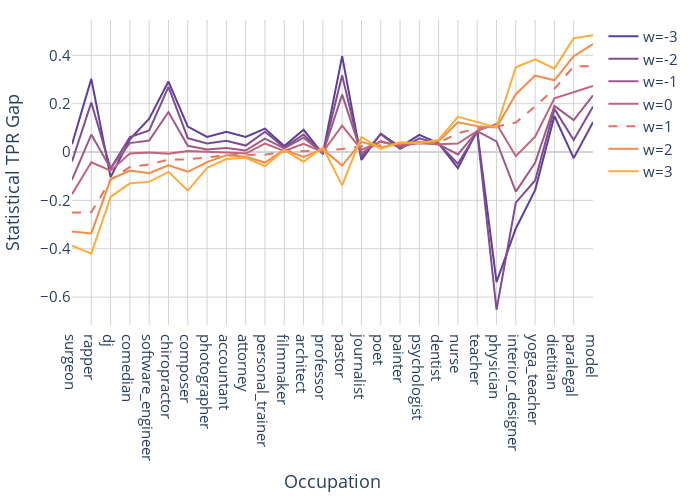

Notebook code cell kept with this figure:
### Code cell
all_sp_result = get_reweighted_statistical_TPR_gap(X_test, gender="both", w_min=-3, w_max=3, interval=1)
all_sp_result = all_sp_result.sort_values("statistical_parity w=1")
fig = go.Figure()

occupation_list = all_sp_result["occupation"].tolist()

mid = int(len(colorscale)/2)
for w in range(-3, 4):
    sp = all_sp_result[f"statistical_parity w={w}"].tolist()
    if w == 1:
        fig.add_trace(go.Scatter(x=occupation_list, y=sp, mode='lines', name=f'w={w}', line=dict(color=colorscale[mid+w], dash="dash")))
    else:
        fig.add_trace(go.Scatter(x=occupation_list, y=sp, mode='lines', name=f'w={w}', line=dict(color=colorscale[mid+w])))

fig.update_layout(
    autosize=False,
    width=695,
    height=500,
    plot_bgcolor='white',
    font=dict(size=15),
    xaxis_title="Occupation",
    yaxis_title="Statistical TPR Gap",
    margin=dict(l=15, r=15, t=20, b=20),
)
fig.update_xaxes(
    mirror=True,
    showgrid=True,
    zeroline = True,
    zerolinecolor='lightgrey',
    gridcolor='lightgrey'
)
fig.update_yaxes(
    mirror=True,
    showgrid=True,
    zeroline = True,
    zerolinecolor='lightgrey',
    gridcolor='lightgrey',
)

fig.show()

### Figure 1 — Plotly figure (JSON) as saved in the notebook; plotly's stock layout.template omitted (floating-point values rounded to 4 significant figures)
{"data": [{"line": {"color": "rgb(93, 62, 153)"}, "mode": "lines", "name": "w=-3", "type": "scatter", "x": ["surgeon", "rapper", "dj", "comedian", "software_engineer", "chiropractor", "composer", "photographer", "accountant", "attorney", "personal_trainer", "filmmaker", "architect", "professor", "pastor", "journalist", "poet", "painter", "psychologist", "dentist", "nurse", "teacher", "physician", "interior_designer", "yoga_teacher", "dietitian", "paralegal", "model"], "y": [0.03181, 0.3025, -0.1039, 0.05233, 0.1382, 0.2916, 0.1053, 0.06246, 0.08383, 0.06209, 0.09681, 0.02465, 0.09203, -0.00824, 0.3965, -0.03282, 0.07639, 0.02098, 0.0707, 0.03589, -0.06678, 0.08847, -0.5384, -0.3162, -0.1576, 0.149, -0.02536, 0.1237]}, {"line": {"color": "rgb(126, 77, 143)"}, "mode": "lines", "name": "w=-2", "type": "scatter", "x": ["surgeon", "rapper", "dj", "comedian", "software_engineer", "chiropractor", "composer", "photographer", "accountant", "attorney", "personal_trainer", "filmmaker", "architect", "professor", "pastor", "journalist", "poet", "painter", "psychologist", "dentist", "nurse", "teacher", "physician", "interior_designer", "yoga_teacher", "dietitian", "paralegal", "model"], "y": [-0.03932, 0.2049, -0.0682, 0.06181, 0.08955, 0.2696, 0.05763, 0.03564, 0.04657, 0.02674, 0.0839, 0.01854, 0.07271, -0.007834, 0.3171, -0.0196, 0.07404, 0.01349, 0.05667, 0.03408, -0.04873, 0.08427, -0.6524, -0.2095, -0.1176, 0.1785, 0.04941, 0.1882]}, {"line": {"color": "rgb(158, 89, 135)"}, "mode": "lines", "name": "w=-1", "type": "scatter", "x": ["surgeon", "rapper", "dj", "comedian", "software_engineer", "chiropractor", "composer", "photographer", "accountant", "attorney", "personal_trainer", "filmmaker", "architect", "professor", "pastor", "journalist", "poet", "painter", "psychologist", "dentist", "nurse", "teacher", "physician", "interior_designer", "yoga_teacher", "dietitian", "paralegal", "model"], "y": [-0.1154, 0.07224, -0.06737, 0.037, 0.04739, 0.1655, 0.02554, 0.0109, 0.01675, 0.00599, 0.05543, 0.01525, 0.05958, -0.005355, 0.2376, -0.004608, 0.04482, 0.02138, 0.04098, 0.03124, -0.009916, 0.08623, 0.0437, -0.1636, -0.04501, 0.1905, 0.1318, 0.2346]}, {"line": {"color": "rgb(193, 100, 121)"}, "mode": "lines", "name": "w=0", "type": "scatter", "x": ["surgeon", "rapper", "dj", "comedian", "software_engineer", "chiropractor", "composer", "photographer", "accountant", "attorney", "personal_trainer", "filmmaker", "architect", "professor", "pastor", "journalist", "poet", "painter", "psychologist", "dentist", "nurse", "teacher", "physician", "interior_designer", "yoga_teacher", "dietitian", "paralegal", "model"], "y": [-0.1742, -0.04215, -0.07727, -0.006273, -0.001667, -0.006766, 0.004178, -0.0006282, -0.002384, -0.006371, 0.03502, 0.004685, 0.03402, -0.0004103, 0.1088, 0.009416, 0.04234, 0.02775, 0.03578, 0.03237, 0.03494, 0.08762, 0.1162, -0.01744, 0.06308, 0.2223, 0.2494, 0.2734]}, {"line": {"color": "rgb(225, 113, 97)", "dash": "dash"}, "mode": "lines", "name": "w=1", "type": "scatter", "x": ["surgeon", "rapper", "dj", "comedian", "software_engineer", "chiropractor", "composer", "photographer", "accountant", "attorney", "personal_trainer", "filmmaker", "architect", "professor", "pastor", "journalist", "poet", "painter", "psychologist", "dentist", "nurse", "teacher", "physician", "interior_designer", "yoga_teacher", "dietitian", "paralegal", "model"], "y": [-0.2498, -0.2496, -0.1152, -0.06208, -0.05075, -0.03162, -0.03021, -0.02111, -0.01408, -0.01158, -0.0109, 0.001959, 0.002317, 0.004687, 0.01281, 0.02368, 0.02806, 0.03526, 0.03602, 0.03779, 0.0775, 0.09804, 0.1048, 0.1221, 0.1882, 0.2618, 0.3538, 0.3556]}, {"line": {"color": "rgb(246, 139, 69)"}, "mode": "lines", "name": "w=2", "type": "scatter", "x": ["surgeon", "rapper", "dj", "comedian", "software_engineer", "chiropractor", "composer", "photographer", "accountant", "attorney", "personal_trainer", "filmmaker", "architect", "professor", "pastor", "journalist", "poet", "painter", "psychologist", "dentist", "nurse", "teacher", "physician", "interior_designer", "yoga_teacher", "dietitian", "paralegal", "model"], "y": [-0.3288, -0.3366, -0.113, -0.07657, -0.08787, -0.05502, -0.08175, -0.04201, -0.01305, -0.0196, -0.04365, 0.008676, -0.02047, 0.01142, -0.05585, 0.04205, 0.01863, 0.03661, 0.04057, 0.044, 0.1229, 0.1071, 0.1016, 0.239, 0.3161, 0.2968, 0.3966, 0.4464]}, {"line": {"color": "rgb(251, 173, 60)"}, "mode": "lines", "name": "w=3", "type": "scatter", "x": ["surgeon", "rapper", "dj", "comedian", "software_engineer", "chiropractor", "composer", "photographer", "accountant", "attorney", "personal_trainer", "filmmaker", "architect", "professor", "pastor", "journalist", "poet", "painter", "psychologist", "dentist", "nurse", "teacher", "physician", "interior_designer", "yoga_teacher", "dietitian", "paralegal", "model"], "y": [-0.3878, -0.4205, -0.1858, -0.1295, -0.1235, -0.08211, -0.1594, -0.06552, -0.02897, -0.02413, -0.05814, 0.007297, -0.03999, 0.01893, -0.1381, 0.06217, 0.01297, 0.04007, 0.03615, 0.05022, 0.1457, 0.1235, 0.102, 0.3505, 0.3829, 0.345, 0.4711, 0.483]}], "layout": {"autosize": false, "font": {"size": 15}, "height": 500, "margin": {"b": 20, "l": 15, "r": 15, "t": 20}, "plot_bgcolor": "white", "width": 695, "xaxis": {"gridcolor": "lightgrey", "mirror": true, "showgrid": true, "title": {"text": "Occupation"}, "zeroline": true, "zerolinecolor": "lightgrey"}, "yaxis": {"gridcolor": "lightgrey", "mirror": true, "showgrid": true, "title": {"text": "Statistical TPR Gap"}, "zeroline": true, "zerolinecolor": "lightgrey"}}}
